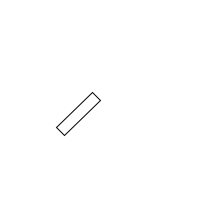
Frame 1 (no input)
Frame 60 (the mouse pressed at the canvas centre just before this capture): identical to frame 1, image omitted
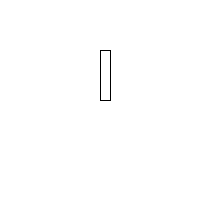
Frame 120 (the mouse held since frame 60 and released just before this capture)

The Processing sketch that drew these frames (run headless with seeded random() and noise(); from frame 60 on, the mouse is pressed at the canvas centre):

// Processing sketch: sketch_101
// ── sketch_101.pde
void setup() {
  size(200, 200);
}

void draw() {
  float angle = atan2(mouseY - 100, mouseX - 100);
  
  background(255);
  pushMatrix();
  translate(100, 100);
  rotate(angle - HALF_PI);
  rect(0, 0, 50, 10);
  popMatrix();
}
